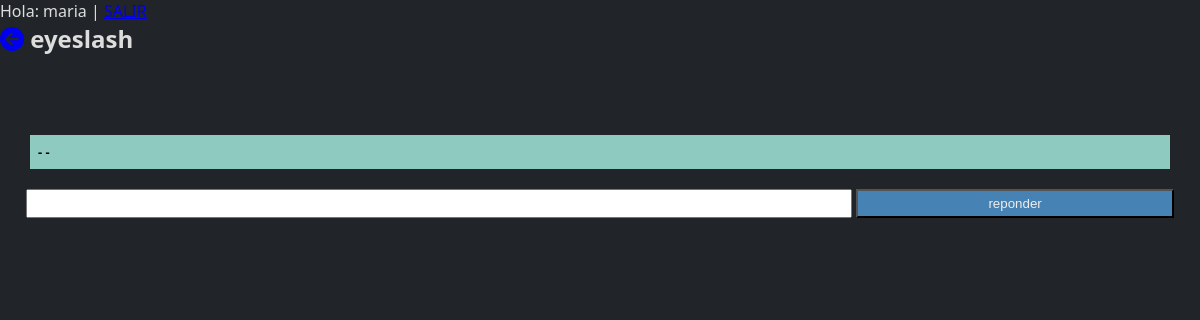
/foro/publicacion.php (signed in), run on an earlier commit of the app's database.
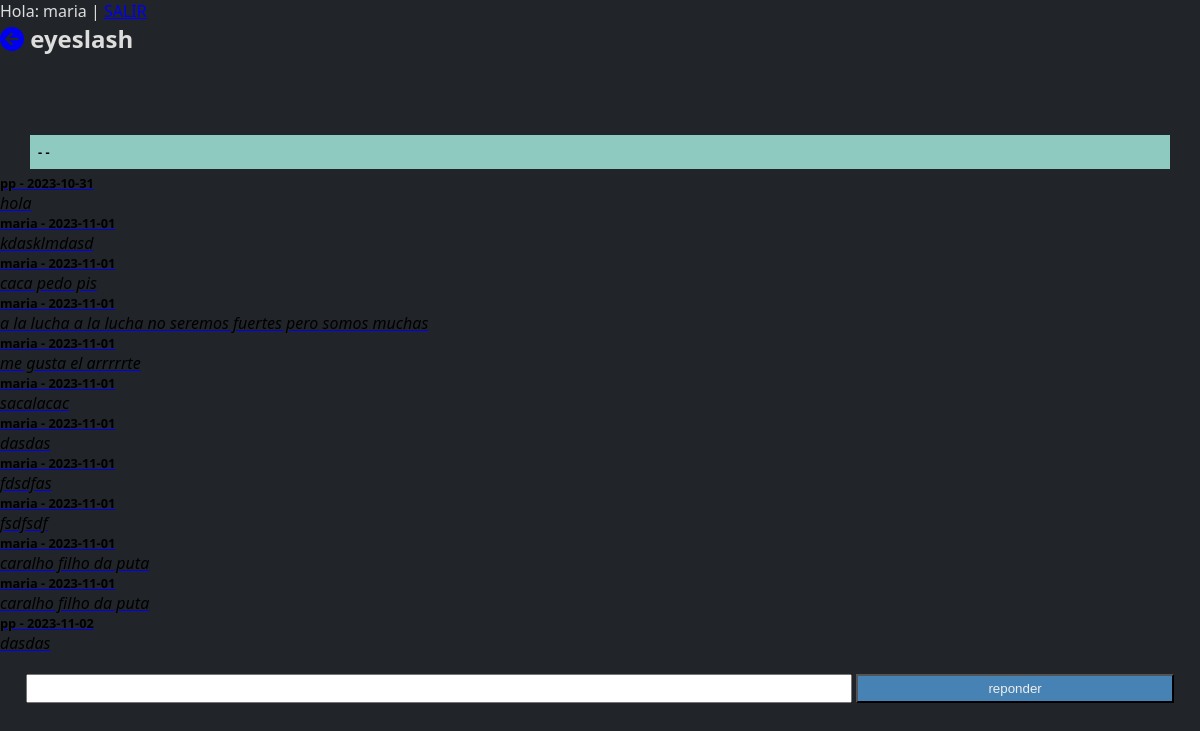
And on a later commit of the database.
### tables this page shows
CREATE TABLE `eyeslash_global` (
  `ID_publi` int(11) NOT NULL,
  `Publicacion` text NOT NULL,
  `ID_user` int(11) NOT NULL,
  `Respuesta_ID_publi` int(11) NOT NULL,
  `Cant_respuestas` int(11) NOT NULL,
  `Fecha_publi` varchar(16) NOT NULL,
  `Hora_publi` varchar(10) NOT NULL
);

CREATE TABLE `usuarios` (
  `ID_user` int(11) NOT NULL,
  `Usuario` varchar(30) NOT NULL,
  `Pass` varchar(100) NOT NULL,
  `Email` varchar(100) NOT NULL,
  `Token_u` int(225) NOT NULL,
  `Img_u` varchar(100) NOT NULL,
  `Rol_ID` int(5) NOT NULL DEFAULT 2
);

### foro/publicacion.php (the view, shortened to what this page needs)
<!DOCTYPE html>
<html lang="en">
<head>
    <link rel="stylesheet" href="css/estilosred.css">
    <link rel="stylesheet" href="https://cdnjs.cloudflare.com/ajax/libs/font-awesome/6.4.2/css/all.min.css" />
</head>
<body>
    <?php
    require_once("../conexion.php");
    if (isset($_SESSION['usuario'])) {
        echo '<div class="header">';
        echo '<span>Hola: ' . $_SESSION['usuario'] . '</span> | ';
        echo '<a href="logout.php">SALIR</a>';
        echo '</div>';
        $id_publi = $_GET['id_publi'];
    } else {
        header('location:index.php');
    }
    ?>
    <?php
    $sql1 = "SELECT p.ID_publi, p.Publicacion, p.ID_user, p.Respuesta_ID_publi, p.Fecha_publi, p.Cant_respuestas, u.Usuario
    FROM eyeslash_global p
    JOIN usuarios u ON p.ID_user = U.ID_user AND ID_publi = '$id_publi'";
    $consulta1 = mysqli_query($conexion, $sql1);
    $fila = mysqli_fetch_assoc($consulta1);
    $sql2 = "SELECT p.ID_publi, p.Publicacion, p.ID_user, p.Respuesta_ID_publi, p.Fecha_publi, u.Usuario
    FROM eyeslash_global p
    JOIN usuarios u ON p.ID_user = U.ID_user AND Respuesta_ID_publi = '$id_publi' ORDER BY Fecha_publi asc";
    $consulta = mysqli_query($conexion, $sql2);
    echo '<div class="eyeslash">';
    echo '<h2><a href="publicaciones.php"><i class="fa-solid fa-circle-arrow-left"></i></a> eyeslash</h2>';
    echo '<div class="cont_publis">';
    echo '<div class="abierta"><div class="publi_user"><p>' . $fila['Usuario'] . ' - ' . $fila['Fecha_publi'] . ' - <span class="cant">' . $fila['Cant_respuestas'] . '</span></p></div><div class="publi_texto"><p>' . $fila['Publicacion'] . '</p></div></div>';
    while ($registro = mysqli_fetch_assoc($consulta)) {
        echo '<a href="publicacion.php?id_publi=' . $registro['ID_publi'] . '"><div class="publi"><div class="publi_user"><p>' . $registro['Usuario'] . ' - ' . $registro['Fecha_publi'] . '</p></div><div class="publi_texto"><p>' . $registro['Publicacion'] . '</p></div></div></a>';
    }
    echo '</div>';
    echo '
    <form action="" method="post">
    <input type="text" name="publi" id="publi" required>
    <input type="submit" name="responder" value="reponder">
    </form>
    ';
    echo '</div>';
    ?>
</body>
</html>

### foro/css/estilosred.css (style rules this page uses)
* { margin: 0; padding: 0; box-sizing: border-box; }
body { font-family: 'Segoe UI', Tahoma, Geneva, Verdana, sans-serif; background: #212529; color: #ddd; }
.eyeslash .abierta { width: 95%; margin: auto; padding: 8px; margin-bottom: 5px; background: rgb(143, 202, 192); color: #eee; margin-top: 80px; }
.eyeslash .publi_user p { width: 100%; text-align: left; font-size: 0.8em; font-weight: bold; color: #000; }
.eyeslash .publi_texto p { font-size: 1em; font-style: italic; color: #000; }
.eyeslash form { width: 100%; margin: 10px auto; padding: 10px; text-align: center; }
.eyeslash form input[type=text] { width: 70%; padding: 5px; }
.eyeslash form input[type=submit] { width: 27%; padding: 5px; background: steelblue; color: #eee; }

What changed in the data, as far as the page shows it:
added eyeslash_global: ID_user.Usuario "pp", Fecha_publi "2023-10-31", Publicacion "hola"
added eyeslash_global: ID_user.Usuario "maria", Fecha_publi "2023-11-01", Publicacion "kdasklmdasd"
added eyeslash_global: ID_user.Usuario "maria", Fecha_publi "2023-11-01", Publicacion "caca pedo pis"
added eyeslash_global: ID_user.Usuario "maria", Fecha_publi "2023-11-01", Publicacion "a la lucha a la lucha no seremos fuertes pero somos muchas"
added eyeslash_global: ID_user.Usuario "maria", Fecha_publi "2023-11-01", Publicacion "me gusta el arrrrrte"
added eyeslash_global: ID_user.Usuario "maria", Fecha_publi "2023-11-01", Publicacion "sacalacac"
added eyeslash_global: ID_user.Usuario "maria", Fecha_publi "2023-11-01", Publicacion "dasdas"
added eyeslash_global: ID_user.Usuario "maria", Fecha_publi "2023-11-01", Publicacion "fdsdfas"
added eyeslash_global: ID_user.Usuario "maria", Fecha_publi "2023-11-01", Publicacion "fsdfsdf"
added eyeslash_global: ID_user.Usuario "maria", Fecha_publi "2023-11-01", Publicacion "caralho filho da puta"
added eyeslash_global: ID_user.Usuario "maria", Fecha_publi "2023-11-01", Publicacion "caralho filho da puta"
added eyeslash_global: ID_user.Usuario "pp", Fecha_publi "2023-11-02", Publicacion "dasdas"
